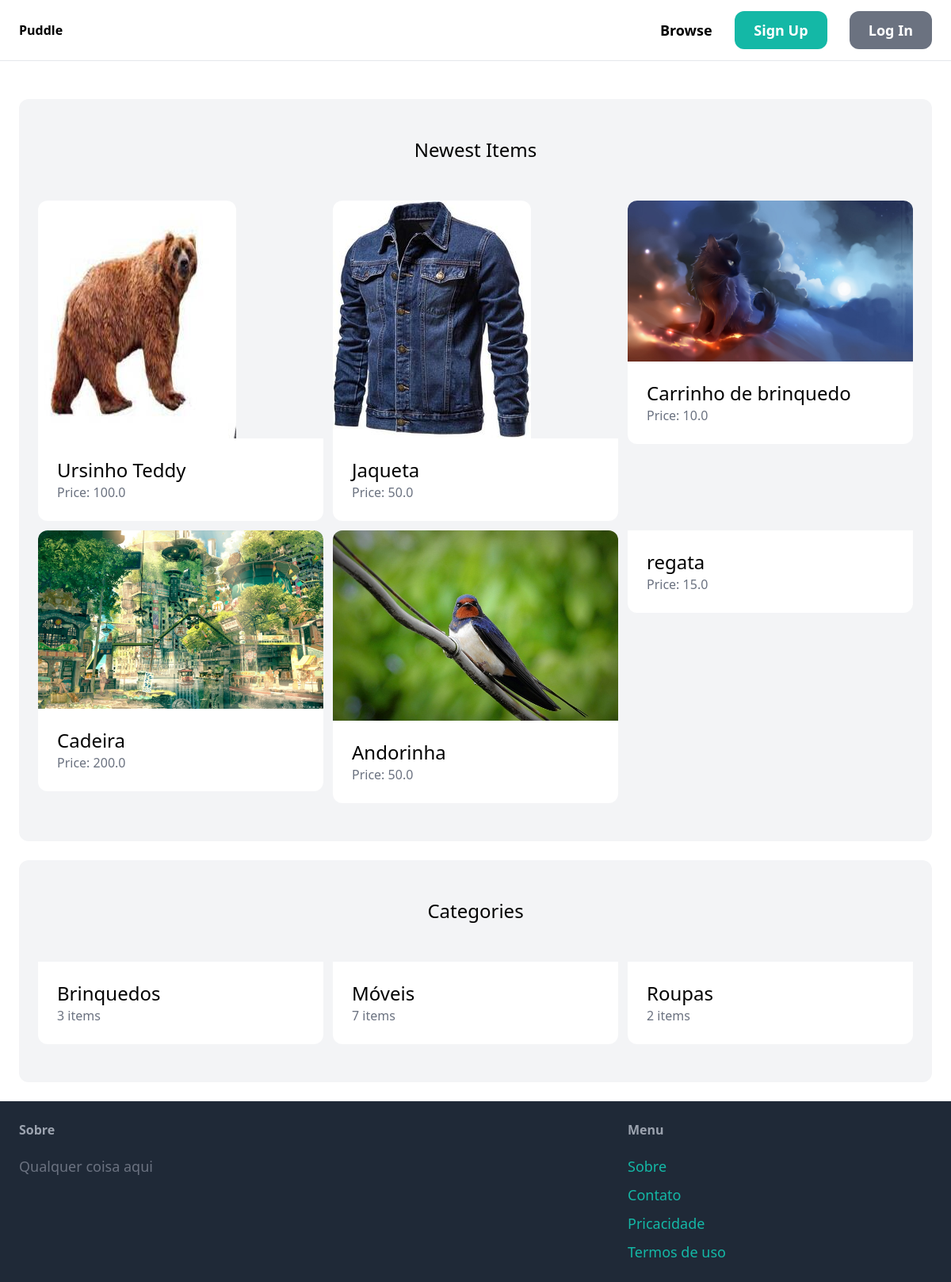
The page / on the database its author committed.
### item/models.py (models this page shows, shortened)
class Item(models.Model):
    category = models.ForeignKey(Category,related_name='items', on_delete=models.CASCADE)
    name = models.CharField(max_length=255)
    description = models.TextField(blank=True, null=True)
    price = models.FloatField(validators=[MinValueValidator(0.0)])
    image = models.ImageField(upload_to='item_images',blank=True,null=True)
    is_sold = models.BooleanField(default=False)
    created_at = models.DateTimeField(auto_now_add=True)
    created_by = models.ForeignKey(User,related_name ='items', on_delete = models.CASCADE)

class Category(models.Model):
    name = models.CharField(max_length=255)
    class Meta:
        ordering = ("name",)
        verbose_name_plural = "Categories"

### core/views.py (the view)
# urls.py: path("",views.index,name="index"),
def index(request):
    items = Item.objects.filter(is_sold=False)[0:6]
    categories = Category.objects.all()
    return render(request, 'core/index.html',{
        'categories': categories,
        'items':items,
    })

### core/templates/core/index.html (shortened to what this page needs)
{% extends 'core/base.html'%}
{% block content %}
        <div class="mt-6 px-6 py-12 bg-gray-100 rounded-xl">
                <h2 class="mb-12 text-2xl text-center"> Newest Items</h2>
                <div class="grid grid-cols-3 gap-3">
                        {% for item in items %}
                                <div>
                                        <a href="{% url "item:detail" item.id %}">
                                                <div>
                                                        {% if item.image %}
                                                                <img src="{{item.image.url}}" class="rounded-t-xl">
                                                        {% endif %}
                                                </div>
                                                <div class="p-6 bg-white rounded-b-xl">
                                                        <h2 class="text-2xl">{{item.name}}</h2>
                                                        <p class="text-gray-500">Price: {{item.price}}</p>
                                                </div>
                                        </a>
                                </div>
                        {% endfor %}
                </div>
        </div>
        <div class="mt-6 px-6 py-12 bg-gray-100 rounded-xl">
                <h2 class="mb-12 text-2xl text-center"> Categories</h2>
                <div class="grid grid-cols-3 gap-3">
                        {% for category in categories %}
                        <div>
                                <a href="#">
                                        <div class="p-6 bg-white rounded-b-xl">
                                                <h2 class="text-2xl">{{category.name}}</h2>
                                                <p class="text-gray-500">{{category.items.count}} items</p>
                                        </div>
                                </a>
                        </div>
                        {% endfor %}
                </div>
        </div>
{% endblock content %}

### rows shown on the page
Item: image (picture), name "Ursinho Teddy", price "100.0"
Item: image (picture), name "Jaqueta", price "50.0"
Item: image (picture), name "Carrinho de brinquedo", price "10.0"
Item: image (picture), name "Cadeira", price "200.0"
Item: image (picture), name "Andorinha", price "50.0"
Item: name "regata", price "15.0"
Category: name "Brinquedos", items.count "3"
Category: name "Móveis", items.count "7"
Category: name "Roupas", items.count "2"
